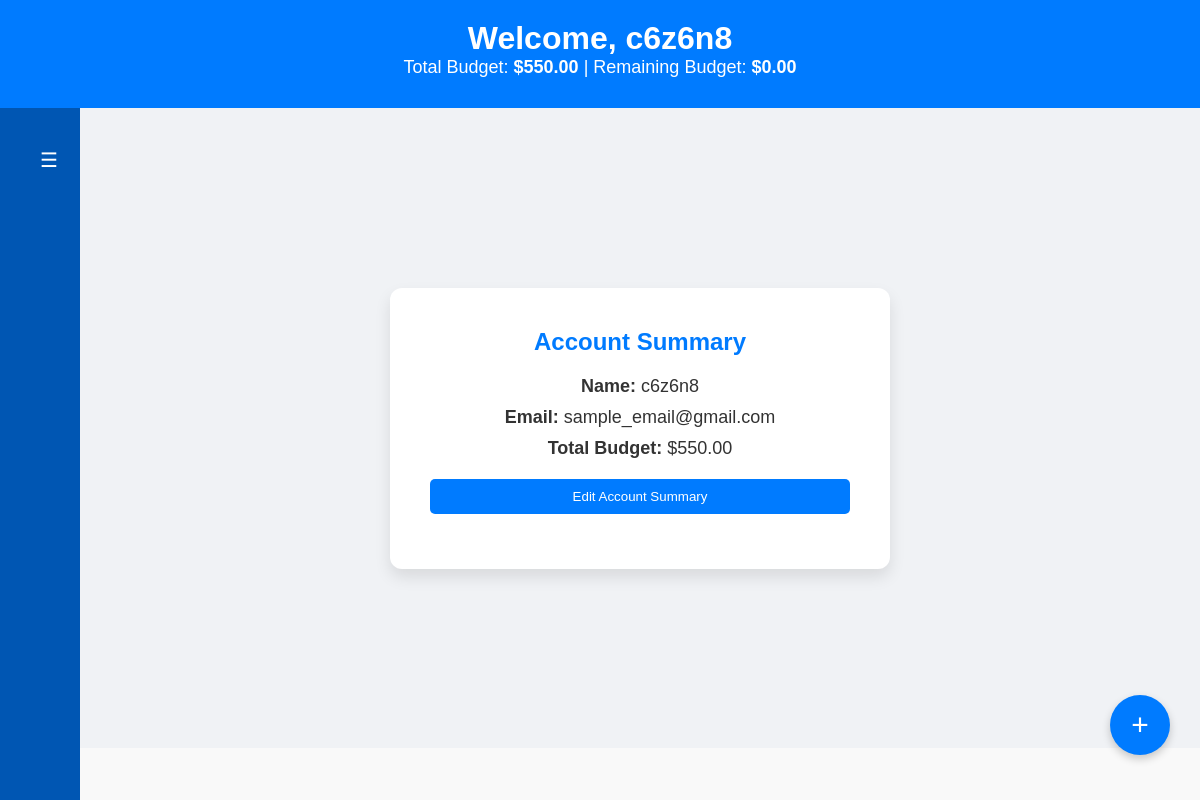
/welcome/ (signed in), run on the app's committed database.
### expenses/models.py (models this page shows, shortened)
class Registerd_user(models.Model):
    username = models.CharField(max_length=20, unique=True)
    password = models.CharField(max_length=128)  # Hashed password
    created_at = models.DateTimeField(auto_now_add=True)
    def __str__(self):
        return self.username

class User(models.Model):
    user= models.OneToOneField(Registerd_user, on_delete= models.CASCADE , related_name= 'user_profile')
    email = models.EmailField(max_length=50 , default= 'Update_your_email@gmail.com')
    total_budget = models.DecimalField( max_digits= 10 , decimal_places= 2 , default= 0)
    budget_remaining = models.DecimalField( max_digits= 10 , decimal_places= 2 , default =0)

### expenses/views.py (the view, shortened to what this page needs)
# urls.py: path('welcome/', welcome ,name='welcome' ) ,
def welcome( request ):
    print("Session Data:", request.session.items())
    session_user = request.session.get('username')
    registered_user = Registerd_user.objects.get(username=session_user )
    user_details = Registerd_user.objects.select_related('user_profile').get(username=session_user)
    print( user_details , type(user_details) , user_details.username)
    if hasattr(user_details, 'user_profile'):
            context = {
                'username': user_details.username,
                'email': user_details.user_profile.email,
                'total_budget': user_details.user_profile.total_budget,
                'budget_remaining': user_details.user_profile.budget_remaining,
            }
    return render( request , 'expenses/welcome.html' ,{ 'user' : context})

### templates/expenses/welcome.html (shortened to what this page needs)
<!DOCTYPE html>
<html lang="en">
<head>
  {% load static %}
  <link rel="stylesheet" href="{% static 'styles.css' %}">
</head>
<body>
  <header id="header">
    <h1>Welcome, {{ user.username }}</h1>
    <p> Total Budget: <strong>${{ user.total_budget }}</strong> | Remaining Budget: <strong>${{ user.budget_remaining }}</strong></p>
  </header>
  <div id="content-wrapper">
    <div id="sidebar" class="collapsed">
      <button id="toggle-btn">☰</button>
    </div>
    <main id="main-content">
      <section>
        <h2>Account Summary</h2>
        <p><strong>Name:</strong> {{ user.username }}</p>
        <p><strong>Email:</strong> <span id="email-display">{{ user.email }}</span></p>
        <p><strong>Total Budget:</strong> <span id="budget-display">${{ user.total_budget }}</span></p>
        <button id="edit-btn">Edit Account Summary</button>
      </section>
    </main>
  </div>
  <button id="add-expense-btn" onclick="window.location.href='/home'">+</button>
</body>
</html>

### static/styles.css (style rules this page uses)
* { margin: 0; padding: 0; box-sizing: border-box; font-family: Arial, sans-serif; }
body { display: flex; flex-direction: column; min-height: 100vh; background-color: #f9f9f9; color: #333; }
#header { background-color: #007bff; color: white; padding: 20px; text-align: center; }
#content-wrapper { display: flex; flex: 1; }
#sidebar { width: 250px; background-color: #0056b3; color: white; padding: 20px; display: flex; flex-direction: column; box-sizing: border-box; transition: width 0.3s; }
#sidebar.collapsed { width: 80px; }
#toggle-btn { background-color: transparent; color: white; border: none; font-size: 20px; cursor: pointer; margin-bottom: 20px; }
main { flex-grow: 1; padding: 20px; }
main { display: flex; gap: 20px; background-color: #f0f2f5; box-sizing: border-box; }
section { background-color: white; padding: 20px; border-radius: 8px; box-shadow: 0 4px 8px rgba(0,0,0,0.1); }
form input, form select, form textarea, button { width: 100%; padding: 10px; margin-bottom: 15px; border-radius: 5px; border: 1px solid #ccc; }
button { background-color: #007bff; color: white; border: none; cursor: pointer; }

### templates/expenses/welcome.html (style rules this page uses)
#main-content { display: flex; justify-content: center; align-items: center; height: 80vh; text-align: center; }
section { background-color: white; padding: 40px; border-radius: 12px; box-shadow: 0 8px 16px rgba(0,0,0,0.1); max-width: 500px; width: 100%; transition: transform 0.3s ease, box-shadow 0.3s ease; }
h2 { color: #007bff; margin-bottom: 20px; }
p, label, input { font-size: 18px; margin-bottom: 10px; }
button { margin-top: 10px; padding: 10px 20px; background-color: #007bff; color: white; border: none; border-radius: 5px; cursor: pointer; }
#add-expense-btn { position: fixed; bottom: 30px; right: 30px; background-color: #007bff; color: white; border: none; border-radius: 50%; width: 60px; height: 60px; font-size: 30px; cursor: pointer; box-shadow: 0 4px 8px rgba(0,0,0,0.2); }

### data on the page
Registerd_user: username "c6z6n8"
User: total_budget "550.00", budget_remaining "0.00", email "sample_email@gmail.com"
